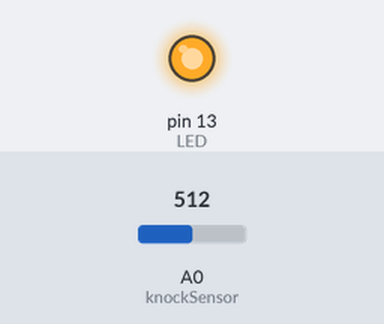
The sketch below on a simulated Arduino Uno, built with avr-gcc and run on an emulated ATmega328P. Shown: output pins drawn as LEDs (lit = HIGH). The inputs (shaded band) are chosen by the test bench; at power-on: A0 (knockSensor) = 512. MIDI output is not drawn.

Above: at 0.9 s.
1.3 s: A0 (knockSensor) set to 110
4.3 s: A0 (knockSensor) set to 91
At 5.0 s:
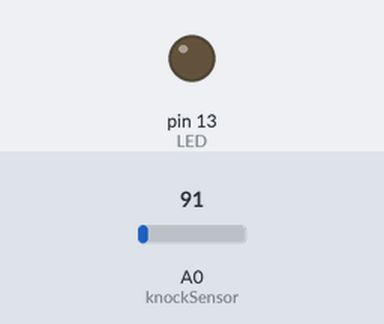
5.8 s: A0 (knockSensor) set to 122
At 6.3 s:
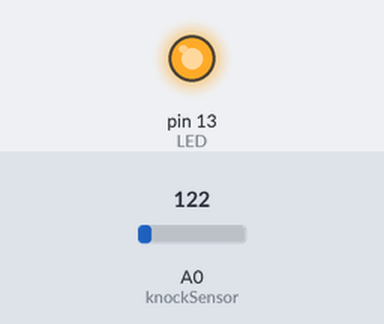
8.8 s: A0 (knockSensor) set to 90
At 9.4 s:
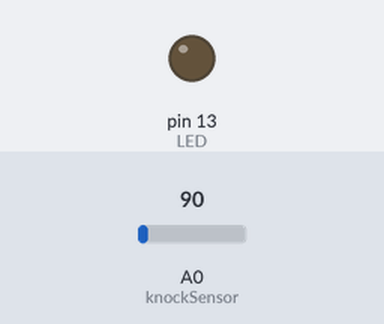
Timing chart, 0 to 11.3 s (numbered marks = the images above; inputs shaded):
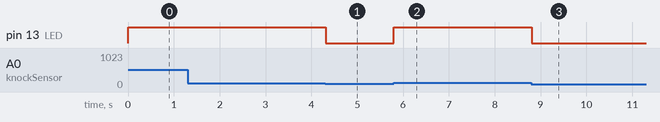

The sketch:

tambores.ino
```cpp
#include <MIDI.h>

MIDI_CREATE_DEFAULT_INSTANCE();

#define LED 13   		// LED pin on Arduino board
const int knockSensor = A0;	// the piezo is connected to analog pin 0
const int threshold = 100;  	// threshold value to decide when the detected sound is a knock or not

int sensorReading = 0;      // variable to store the value read from the sensor pin
int pinState = LOW;

void setup() {
  pinMode(LED, OUTPUT);
  MIDI.begin(4);            	// Launch MIDI with default options
				// input channel is set to 4


  /* Now the problem is that serial port at the computer is only
     able to read serial data at 'standard' baud rates. MIDI baud rate
     that Arduino MIDI library is using, is not one of these.
     One way of fixing this is to edit line 54 of file MIDI.h and set
     Arduino MIDI library to use some other baud rate.

     However, one can just simply change the baud rate
     of serial line to some standard baud rate by calling Serial.begin(int)
     immediately after calling MIDI.begin(int). Here we set the speed
     to default baud rate of ttymidi, 115200! This is all you need to
     remember to do if you want to read the data with ttymidi running
     on your computer.
   */
  Serial.begin(115200);
}


void loop() {

  sensorReading = analogRead(knockSensor);

  if (sensorReading >= threshold) {

    pinState = !pinState;

    digitalWrite(LED, pinState);

    digitalWrite(LED,HIGH);     // Blink the LED
    MIDI.sendNoteOn(35,127,10);  // Send a drum bass note (pitch 35, velo 127 on channel 10)
    delay(100);
    MIDI.sendNoteOff(35,0,10);   // Stop the note
    digitalWrite(LED,LOW);

  }


}
```

Measured:
- the behaviour switches between 100 and 99 on A0 (knockSensor) (found by bisection; images 0 and 1)
- after the input at 4.3 s, pin 13 (LED): HIGH → LOW at once
- after the input at 5.8 s, pin 13 (LED): LOW → HIGH at once
- after the input at 8.8 s, pin 13 (LED): HIGH → LOW at once
